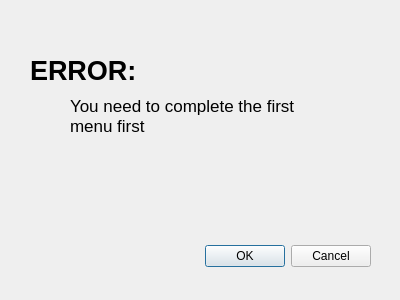
<?xml version="1.0" encoding="UTF-8"?>
<ui version="4.0">
 <class>error_dialog</class>
 <widget class="QDialog" name="error_dialog">
  <property name="windowModality">
   <enum>Qt::ApplicationModal</enum>
  </property>
  <property name="geometry">
   <rect>
    <x>0</x>
    <y>0</y>
    <width>400</width>
    <height>300</height>
   </rect>
  </property>
  <property name="windowTitle">
   <string>Dialog</string>
  </property>
  <property name="modal">
   <bool>true</bool>
  </property>
  <widget class="QDialogButtonBox" name="buttonBox">
   <property name="geometry">
    <rect>
     <x>30</x>
     <y>240</y>
     <width>341</width>
     <height>32</height>
    </rect>
   </property>
   <property name="orientation">
    <enum>Qt::Horizontal</enum>
   </property>
   <property name="standardButtons">
    <set>QDialogButtonBox::Cancel|QDialogButtonBox::Ok</set>
   </property>
  </widget>
  <widget class="QLabel" name="label">
   <property name="geometry">
    <rect>
     <x>70</x>
     <y>90</y>
     <width>271</width>
     <height>51</height>
    </rect>
   </property>
   <property name="font">
    <font>
     <pointsize>13</pointsize>
    </font>
   </property>
   <property name="autoFillBackground">
    <bool>true</bool>
   </property>
   <property name="text">
    <string>You need to complete the first menu first</string>
   </property>
   <property name="scaledContents">
    <bool>true</bool>
   </property>
   <property name="wordWrap">
    <bool>true</bool>
   </property>
  </widget>
  <widget class="QLabel" name="label_2">
   <property name="geometry">
    <rect>
     <x>30</x>
     <y>40</y>
     <width>221</width>
     <height>61</height>
    </rect>
   </property>
   <property name="font">
    <font>
     <pointsize>20</pointsize>
     <weight>75</weight>
     <bold>true</bold>
    </font>
   </property>
   <property name="text">
    <string>ERROR:</string>
   </property>
  </widget>
 </widget>
 <resources/>
 <connections>
  <connection>
   <sender>buttonBox</sender>
   <signal>accepted()</signal>
   <receiver>error_dialog</receiver>
   <slot>accept()</slot>
   <hints>
    <hint type="sourcelabel">
     <x>248</x>
     <y>254</y>
    </hint>
    <hint type="destinationlabel">
     <x>157</x>
     <y>274</y>
    </hint>
   </hints>
  </connection>
  <connection>
   <sender>buttonBox</sender>
   <signal>rejected()</signal>
   <receiver>error_dialog</receiver>
   <slot>reject()</slot>
   <hints>
    <hint type="sourcelabel">
     <x>316</x>
     <y>260</y>
    </hint>
    <hint type="destinationlabel">
     <x>286</x>
     <y>274</y>
    </hint>
   </hints>
  </connection>
 </connections>
</ui>
